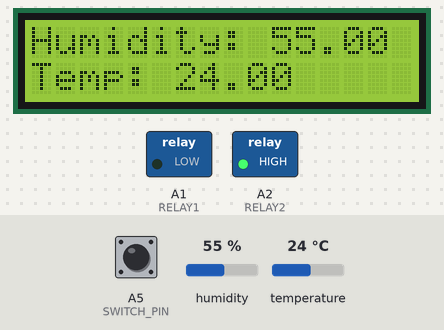
The sketch below on a simulated Arduino Uno, built with avr-gcc and run on an emulated ATmega328P. Parts: 16×2 character LCD, switched loads named in the sketch (green lamp = pin HIGH). The inputs (shaded band) are chosen by the test bench; at power-on: A5 (SWITCH_PIN) HIGH, humidity 55 %, temperature 24 °C. EEPROM starts erased; what the sketch prints to the serial monitor is not drawn.

Above: at 3.2 s.
3.3 s: A5 (SWITCH_PIN) pulled LOW for 0.15 s
At 4.2 s:
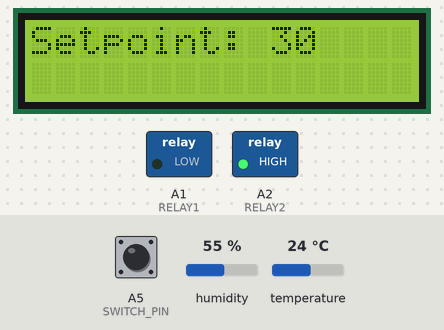
6.4 s: A5 (SWITCH_PIN) pulled LOW for 1 s
At 7.7 s:
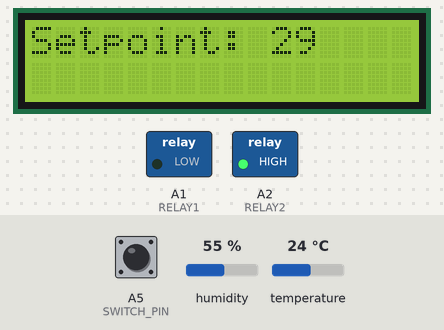
Timing chart, 0 to 9.4 s (numbered marks = the images above; inputs shaded):
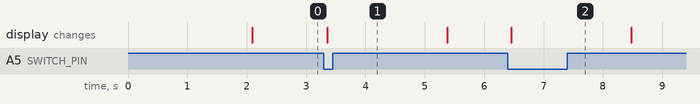

The sketch:

Temperature.ino
```cpp
#include "OneButton.h"
#include "EEPROM.h"
#include "Timer.h"
#include "LiquidCrystal.h"
#include "dht11.h"

#define RELAY1 A1           // Connect humidifier to Relay1
#define RELAY2 A2           // Connect heater to Relay2
#define TEMP_SET 25         // Starting Temperature
#define MAX_TEMP 30         // Max Temperature
#define HUM_SET 40          // Threshold humidity
#define HUM_SET2 60
#define SWITCH_PIN A5       // Connect the switch between pin A5 and ground
#define CYCLE 10            //Time in minutes for each cycle


#define LCD_RS 11           // * LCD RS pin to digital pin 11 - Green
#define LCD_EN 12           // * LCD Enable pin to digital pin 12 - Yellow
#define LCD_D4 5            // * LCD D4 pin to digital pin 5 - Blue
#define LCD_D5 6            // * LCD D5 pin to digital pin 6 - Blue
#define LCD_D6 7            // * LCD D6 pin to digital pin 7 - Blue
#define LCD_D7 8            // * LCD D7 pin to digital pin 8 - Blue


#define DHT11PIN 13

dht11 DHT11;
LiquidCrystal lcd(LCD_RS, LCD_EN, LCD_D4, LCD_D5, LCD_D6, LCD_D7);
int temp_set;
Timer t;
OneButton button1(SWITCH_PIN, true);

void setup() {
  pinMode(DHT11PIN, INPUT);
  pinMode(LCD_RS, OUTPUT);
  pinMode(LCD_EN, OUTPUT);
  pinMode(LCD_D4, OUTPUT);
  pinMode(LCD_D5, OUTPUT);
  pinMode(LCD_D6, OUTPUT);
  pinMode(LCD_D7, OUTPUT);
  pinMode(RELAY1, OUTPUT);
  pinMode(RELAY2, OUTPUT);
  lcd.begin(16, 2);
  Serial.begin(9600);
  if(EEPROM.read(0) >= MAX_TEMP+1){
    EEPROM.write(0,TEMP_SET);
    temp_set=TEMP_SET;
  }
  else {temp_set=EEPROM.read(0);}
  lcd.print("Setpoint: ");
  lcd.print(temp_set);            // Display the setpoint temperature for 2 sec
  delay(2000);
  checkTemp(0);
  t.every(60000*CYCLE,checkTemp,(void*)0);
  button1.attachClick(tempPlus);
  button1.attachPress(tempMinus);
}

void loop() {
  // put your main code here, to run repeatedly:
  button1.tick();
  t.update();
}

void tempPlus(){
      Serial.println("Plus");
      temp_set++;
      if (temp_set > MAX_TEMP) temp_set = TEMP_SET; // Cycle between TEMP_SET and MAX_TEMP
      lcd.clear();
      lcd.print("Setpoint: ");
      lcd.print(temp_set);
      EEPROM.write(0,temp_set);
      delay(1000);
      checkTemp(0);
}

void tempMinus(){
      Serial.println("Minus");
      temp_set--;
      if (temp_set < TEMP_SET) temp_set = MAX_TEMP; // Cycle between TEMP_SET and MAX_TEMP
      lcd.clear();
      lcd.print("Setpoint: ");
      lcd.print(temp_set);
      EEPROM.write(0,temp_set);
      delay(2000);
      checkTemp(0);
}

void checkTemp(void* context)
{
  int chk = DHT11.read(DHT11PIN);
  // Serial.print("Read sensor: ");
  /* switch (chk)
  {
    case DHTLIB_OK:
               // Serial.println("OK");
                break;
    case DHTLIB_ERROR_CHECKSUM:
               // Serial.println("Checksum error");
                break;
    case DHTLIB_ERROR_TIMEOUT:
               // Serial.println("Time out error");
                break;
    default:
                lcd.println("Unknown error");
                break;
  }*/
  lcd.setCursor(0, 0);
  Serial.println(DHT11.humidity);
  lcd.print("Humidity: ");
  lcd.print((float)DHT11.humidity, 2);
  lcd.setCursor(0, 1);
  lcd.print("Temp: ");
  lcd.print((float)DHT11.temperature, 2);
  Serial.println(DHT11.temperature);
  if(DHT11.humidity < HUM_SET2){
    digitalWrite(RELAY1, HIGH);
    Serial.println("H1");
  }
  if (DHT11.humidity > HUM_SET) {
    digitalWrite(RELAY1,LOW);
    Serial.println("H0");
  }
  if(DHT11.temperature < temp_set){
    digitalWrite(RELAY2, HIGH);
    Serial.println("T1");
  }
  if (DHT11.temperature > temp_set){
    digitalWrite(RELAY2,LOW);
    Serial.println("T0");
  }
}
```

Measured:
- after the input at 3.3 s, the display: changes after 0.05 s (image 1)
- after the input at 6.4 s, the display: changes after 0.05 s (image 2)
